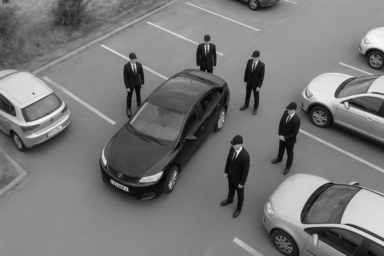
#> input picture images/car/chatGPT_shadybusiness_zoomlow-8bit.tif, 384 x 256 px, found by its file name
$ jupyter execute Bioimage-analysis_04_Intermezzo-goodcodingpractices.ipynb
#> lines starting #> are read from the running program, lines starting #| are printed output that depends on the picture; after the words box and inside, x2 and y2 are one past the last pixel; in counts of white or black regions, pixels touching at a corner belong together
# Workshop Python Image Analysis
*Martijn Wehrens, May 2026*

**Estimated time:** 30 mins exercises + 10 mins discussion

## Chapter 4: Good coding practices

*An intermezzo.*

### Style

[cell 1]
# Some code
from tifffile import imread as r
from skimage.morphology import remove_small_objects as sa
from skimage.morphology import binary_opening as so
import skimage as sk
from scipy import ndimage
import matplotlib.pyplot as plt
import numpy as np

p = 'images/car/chatGPT_shadybusiness_zoomlow-8bit.tif'; q = r(p)
#> further down, q is the input picture: shape (256, 384); min 3, max 246, mean 120.2

# trying some stuff
# triangle seems to work
x = np.percentile(q, 90); y = 2000
#> after `x = np.percentile(q, 90)`: x = 158
r=sa(so(sa(q>x, y),footprint=sk.morphology.disk(4)), 1000) # # morphology fixes all
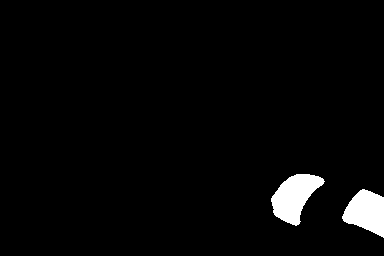
#> r: shape (256, 384) bool; 3% white; 2 white regions, box (x1, y1, x2, y2) and area: (271, 174, 325, 226) 1580, (342, 189, 384, 238) 1356
x = sk.filters.threshold_triangle(q)
#> x = 100
x = np.percentile(q, 10)
#> x = 51

# nice! plot result!!
l, nl = ndimage.label(r)
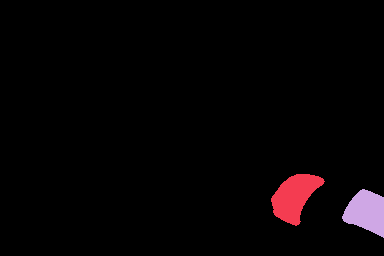
#> l: shape (256, 384) int32; 3 distinct labels, from 0 to 2; one colour per label, 0 black
#> nl = 2
plt.imshow(q, cmap='gray')
for rr in sk.measure.regionprops(l):
    minr, minc, maxr, maxc = rr.bbox
    rrr = plt.Rectangle((minc, minr), maxc - minc, maxr - minr,
                         fill=False, edgecolor='blue', linewidth=1)
    plt.gca().add_patch(rrr)
#> this loop made 2 passes
#> (minr, minc, maxr, maxc) on passes 1 to 2: (174, 271, 226, 325), (189, 342, 238, 384)
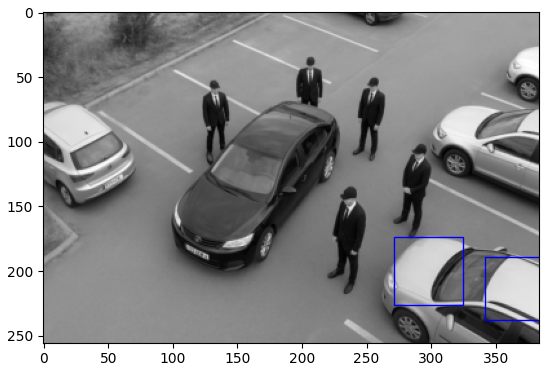
#> figure drawn by matplotlib, 1 panel

### Exercise 1 (part A)

*Don't look at exercise part B yet, or ahead in the notebook. Spend only five minutes on part A and then move on with part B.*

The code above aims to segment bright (white/light grey in this picture) cars using a simple algorithm.

- Can you improve the code such that blue recteangles are detecting the other bright cars?
- Can you change the code such that it works to select black cars (in this case the one in the middle)?
- What is the strategy of this algorithm? Which image operations are used?

### Exercise 1 (part B)

*Actually, the code in the above example was not adhering to good coding practices. It did not have a clear structure, it was unclear what parts of the code did, parameter names were poorly chosen, it had some misleading comments, etc. Below, you see a cleaned-up version of the code.*

- Do you think the code below is easier to understand? Why?
    - Coding style is partially personal, but it is good to look at style guides or books, such as
        - https://github.com/Droogans/unmaintainable-code
        - https://peps.python.org/pep-0008/
        - https://google.github.io/styleguide/pyguide.html
    - Such guides help standardize code, making it easier to read for everyone.
- In case you failed in part A of this exercise, can you now finish the exercises in part A, but using the code below?

*Although the "bad" code above might seem like an extreme example, in my experience, it's surprisingly easy to end up with code on your computer that looks like this.*


[cell 2]
# The code snippet below will segment bright cars in a car park image
#
# The general strategy is to use a threshold to create a binary image,
# apply morphological opening and removal of small objects to get
# the desired mask. This mask is then used to get bounding boxes around
# the cars.

import matplotlib.pyplot as plt
import tifffile as tiff
import numpy as np
import skimage as sk

# Load the image
img_path = 'images/car/chatGPT_shadybusiness_zoomlow-8bit.tif'
img_carpark = tiff.imread(img_path)

# Determine a bright threshold using the 90th percentile
thresh = np.percentile(img_carpark,90)
#> thresh = 158

# Apply treshold
img_carpark_mask = img_carpark > thresh
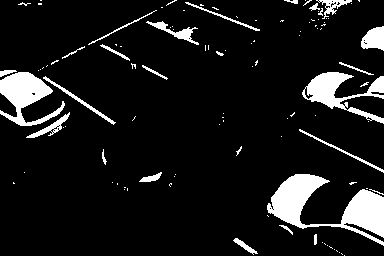
#> img_carpark_mask: shape (256, 384) bool; 9.8% white; 108 white regions (83 under 20 px), largest, box (x1, y1, x2, y2) and area: (267, 174, 384, 246) 3312, (0, 72, 65, 126) 1643, (302, 72, 384, 124) 1548

# Improve the mask with morphological operations
# (The opening operation is intended to remove extrusions that are connected
# to more uniformily shaped areas.)
# Tuning parameters
MIN_SIZE1 = 2000; DISK_SIZE=4; MIN_SIZE2=1000
# Execute operations
img_carpark_mask = sk.morphology.remove_small_objects(img_carpark_mask, min_size=MIN_SIZE1)
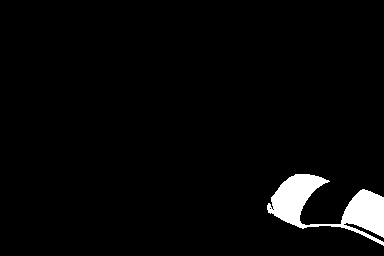
#> img_carpark_mask: shape (256, 384) bool; 3.4% white; 1 white region
img_carpark_mask = sk.morphology.binary_opening(img_carpark_mask, footprint=sk.morphology.disk(DISK_SIZE))
img_carpark_mask = sk.morphology.remove_small_objects(img_carpark_mask, min_size=MIN_SIZE2)

# Get the labeled mask and region properties
labeled_img, n_labels = sk.measure.label(img_carpark_mask, return_num=True)
#> n_labels = 2
img_mask_regions = sk.measure.regionprops(labeled_img)
#> img_mask_regions = 2 regions; box (x1, y1, x2, y2) and area: (271, 174, 325, 226) 1580, (342, 189, 384, 238) 1356

# Plotting

# Function to plot a recteangle in a plot
def plot_rect(region):
    """Plot rectangle for the bounding box of a region."""
    minr, minc, maxr, maxc = region.bbox
    rect = plt.Rectangle((minc, minr), maxc - minc, maxr - minr,
                         fill=False, edgecolor='blue', linewidth=1)
    plt.gca().add_patch(rect)

# Actual plotting

# Original image
plt.imshow(img_carpark, cmap='gray')
# Mask
plt.contour(img_carpark_mask, colors='r', linewidths=0.5, levels=[0.5])
# Boxes
for region in img_mask_regions:
    plot_rect(region)
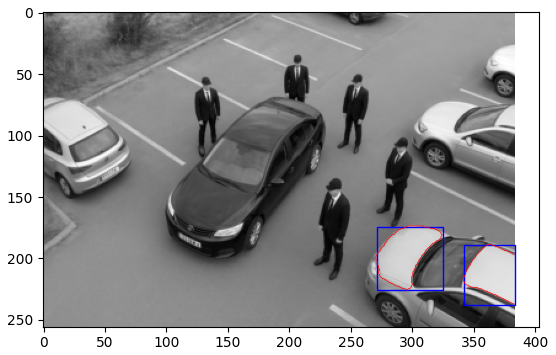
#> figure drawn by matplotlib, 1 panel

### Modularity

The following piece of code shows one strategy of determining both the GC content and reverse complement of multiple DNA strands.

[cell 3]
# (This example was partially created with ChatGPT;
# https://chatgpt.com/share/68cab34e-0238-800e-a699-953cbae23960)

DNA_sequences = ["ATGCGTATAGCTAGCTAGGCTA", "CGCGCGCGCGCGAATCGCGATT", "ACGTACGACTACGTCAGCATCAG"]

gc_count_list = []
rev_comp_list = []
for sequence in DNA_sequences:

    # Count GC content
    gc_count = 0
    for base in sequence:
        if base in ["G", "C"]:
            gc_count += 1
    gc_content = gc_count / len(sequence)

    # Find reverse complement
    complement = {"A": "T", "T": "A", "G": "C", "C": "G"}
    rev_comp = ""
    for base in reversed(sequence):
        rev_comp += complement[base]

    # Store both
    gc_count_list.append(gc_content)
    rev_comp_list.append(rev_comp)

print('DNA_sequences =',DNA_sequences)
print('gc_count_list =',gc_count_list)
print('rev_comp_list =',rev_comp_list)
